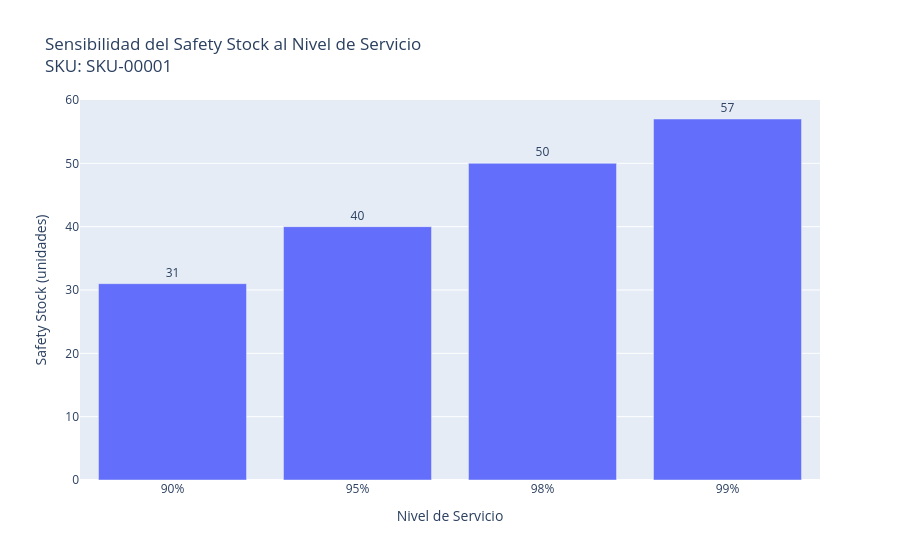

Notebook code cell kept with this figure:
### Markdown cell above
---

## 📈 Paso 8: Sensibilidad del Nivel de Servicio

**Concepto:** Análisis de impacto al variar el nivel de servicio objetivo

**Relación:** A mayor `service_level` → mayor `z_score` → mayor `safety_stock`

**Trade-off:**
- **Aumentar SL**: Menos stockouts, mayor satisfacción del cliente, pero más capital invertido
- **Reducir SL**: Menos inventario, mejor flujo de caja, pero más riesgo de rupturas

**Recomendación por clasificación ABC:**
- **Clase A (críticos, alto valor)**: 98%–99%
- **Clase B (moderados)**: 95%
- **Clase C (bajo valor/rotación)**: 90%–92%

**Caso de uso:** Evaluar sensibilidad antes de comprometer capital en inventario

### Code cell
# Analizar diferentes niveles de servicio
service_levels = [0.90, 0.95, 0.98, 0.99]
sample_sku_data = demand_stats.iloc[0]

sensitivity_results = []
for sl in service_levels:
    z = stats.norm.ppf(sl)
    ss = z * sample_sku_data['std_demand'] * np.sqrt(LEAD_TIME_DAYS)
    sensitivity_results.append({
        'service_level': f"{sl*100:.0f}%",
        'z_score': z,
        'safety_stock': int(ss)
    })

df_sensitivity = pd.DataFrame(sensitivity_results)

fig = px.bar(
    df_sensitivity,
    x='service_level',
    y='safety_stock',
    title=f"Sensibilidad del Safety Stock al Nivel de Servicio<br>SKU: {sample_sku_data['sku']}",
    labels={'service_level': 'Nivel de Servicio', 'safety_stock': 'Safety Stock (unidades)'},
    text='safety_stock'
)
fig.update_traces(textposition='outside')
fig.show()

print("📊 Análisis de Sensibilidad:")
display(df_sensitivity)

### Figure 1 — Plotly figure (JSON) as saved in the notebook; plotly's stock layout.template omitted (floating-point values rounded to 4 significant figures)
{"data": [{"hovertemplate": "Nivel de Servicio=%{x}<br>Safety Stock (unidades)=%{text}<extra></extra>", "legendgroup": "", "marker": {"color": "#636efa", "pattern": {"shape": ""}}, "name": "", "orientation": "v", "showlegend": false, "text": [31.0, 40.0, 50.0, 57.0], "textposition": "outside", "type": "bar", "x": ["90%", "95%", "98%", "99%"], "xaxis": "x", "y": [31, 40, 50, 57], "yaxis": "y"}], "layout": {"barmode": "relative", "legend": {"tracegroupgap": 0}, "title": {"text": "Sensibilidad del Safety Stock al Nivel de Servicio<br>SKU: SKU-00001"}, "xaxis": {"anchor": "y", "domain": [0, 1], "title": {"text": "Nivel de Servicio"}}, "yaxis": {"anchor": "x", "domain": [0, 1], "title": {"text": "Safety Stock (unidades)"}}}}
